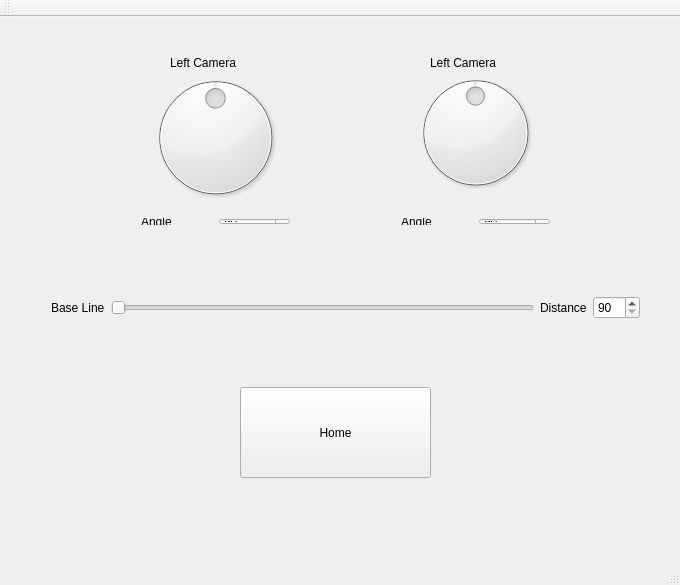
<?xml version="1.0" encoding="UTF-8"?>
<ui version="4.0">
 <class>MainWindow</class>
 <widget class="QMainWindow" name="MainWindow">
  <property name="windowModality">
   <enum>Qt::WindowModal</enum>
  </property>
  <property name="enabled">
   <bool>true</bool>
  </property>
  <property name="geometry">
   <rect>
    <x>0</x>
    <y>0</y>
    <width>680</width>
    <height>585</height>
   </rect>
  </property>
  <property name="sizePolicy">
   <sizepolicy hsizetype="Fixed" vsizetype="Fixed">
    <horstretch>0</horstretch>
    <verstretch>0</verstretch>
   </sizepolicy>
  </property>
  <property name="minimumSize">
   <size>
    <width>680</width>
    <height>585</height>
   </size>
  </property>
  <property name="maximumSize">
   <size>
    <width>680</width>
    <height>585</height>
   </size>
  </property>
  <property name="mouseTracking">
   <bool>false</bool>
  </property>
  <property name="windowTitle">
   <string>MainWindow</string>
  </property>
  <widget class="QWidget" name="centralWidget">
   <widget class="QDial" name="DleftCam">
    <property name="geometry">
     <rect>
      <x>130</x>
      <y>50</y>
      <width>171</width>
      <height>141</height>
     </rect>
    </property>
    <property name="maximum">
     <number>180</number>
    </property>
    <property name="sliderPosition">
     <number>90</number>
    </property>
   </widget>
   <widget class="QDial" name="DrightCam">
    <property name="geometry">
     <rect>
      <x>390</x>
      <y>50</y>
      <width>171</width>
      <height>131</height>
     </rect>
    </property>
    <property name="maximum">
     <number>180</number>
    </property>
    <property name="value">
     <number>90</number>
    </property>
   </widget>
   <widget class="QPushButton" name="pushButton">
    <property name="geometry">
     <rect>
      <x>240</x>
      <y>370</y>
      <width>191</width>
      <height>91</height>
     </rect>
    </property>
    <property name="text">
     <string>Home</string>
    </property>
   </widget>
   <widget class="QLabel" name="label">
    <property name="geometry">
     <rect>
      <x>170</x>
      <y>30</y>
      <width>91</width>
      <height>31</height>
     </rect>
    </property>
    <property name="text">
     <string>Left Camera</string>
    </property>
   </widget>
   <widget class="QLabel" name="label_2">
    <property name="geometry">
     <rect>
      <x>430</x>
      <y>30</y>
      <width>91</width>
      <height>31</height>
     </rect>
    </property>
    <property name="text">
     <string>Left Camera</string>
    </property>
   </widget>
   <widget class="QWidget" name="layoutWidget">
    <property name="geometry">
     <rect>
      <x>40</x>
      <y>260</y>
      <width>611</width>
      <height>61</height>
     </rect>
    </property>
    <layout class="QHBoxLayout" name="horizontalLayout_3">
     <item>
      <widget class="QLabel" name="label_3">
       <property name="text">
        <string>Base Line</string>
       </property>
      </widget>
     </item>
     <item>
      <widget class="QSlider" name="SBaseline">
       <property name="minimum">
        <number>98</number>
       </property>
       <property name="maximum">
        <number>700</number>
       </property>
       <property name="orientation">
        <enum>Qt::Horizontal</enum>
       </property>
      </widget>
     </item>
     <item>
      <widget class="QLabel" name="label_7">
       <property name="text">
        <string>Distance</string>
       </property>
      </widget>
     </item>
     <item>
      <widget class="QSpinBox" name="SBBaseline">
       <property name="minimum">
        <number>90</number>
       </property>
       <property name="maximum">
        <number>700</number>
       </property>
      </widget>
     </item>
    </layout>
   </widget>
   <widget class="QWidget" name="layoutWidget">
    <property name="geometry">
     <rect>
      <x>130</x>
      <y>190</y>
      <width>171</width>
      <height>29</height>
     </rect>
    </property>
    <layout class="QHBoxLayout" name="horizontalLayout">
     <item>
      <widget class="QLabel" name="label_5">
       <property name="text">
        <string>Angle</string>
       </property>
      </widget>
     </item>
     <item>
      <widget class="QSpinBox" name="SBleftCam">
       <property name="maximum">
        <number>180</number>
       </property>
       <property name="singleStep">
        <number>1</number>
       </property>
       <property name="value">
        <number>90</number>
       </property>
      </widget>
     </item>
    </layout>
   </widget>
   <widget class="QWidget" name="layoutWidget">
    <property name="geometry">
     <rect>
      <x>390</x>
      <y>190</y>
      <width>171</width>
      <height>29</height>
     </rect>
    </property>
    <layout class="QHBoxLayout" name="horizontalLayout_2">
     <item>
      <widget class="QLabel" name="label_6">
       <property name="text">
        <string>Angle</string>
       </property>
      </widget>
     </item>
     <item>
      <widget class="QSpinBox" name="SBrightCam">
       <property name="maximum">
        <number>180</number>
       </property>
       <property name="singleStep">
        <number>1</number>
       </property>
       <property name="value">
        <number>90</number>
       </property>
      </widget>
     </item>
    </layout>
   </widget>
  </widget>
  <widget class="QMenuBar" name="menuBar">
   <property name="geometry">
    <rect>
     <x>0</x>
     <y>0</y>
     <width>680</width>
     <height>25</height>
    </rect>
   </property>
  </widget>
  <widget class="QToolBar" name="mainToolBar">
   <attribute name="toolBarArea">
    <enum>TopToolBarArea</enum>
   </attribute>
   <attribute name="toolBarBreak">
    <bool>false</bool>
   </attribute>
  </widget>
  <widget class="QStatusBar" name="statusBar"/>
 </widget>
 <layoutdefault spacing="6" margin="11"/>
 <resources/>
 <connections/>
</ui>
